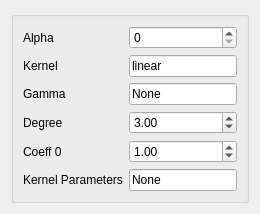
<?xml version="1.0" encoding="UTF-8"?>
<ui version="4.0">
 <class>Form</class>
 <widget class="QWidget" name="Form">
  <property name="sizePolicy">
   <sizepolicy hsizetype="Ignored" vsizetype="Ignored">
    <horstretch>0</horstretch>
    <verstretch>0</verstretch>
   </sizepolicy>
  </property>
  <property name="windowTitle">
   <string>Form</string>
  </property>
  <layout class="QVBoxLayout" name="verticalLayout">
   <item>
    <widget class="QGroupBox" name="formGroupBox">
     <layout class="QFormLayout" name="formLayout">
      <property name="fieldGrowthPolicy">
       <enum>QFormLayout::AllNonFixedFieldsGrow</enum>
      </property>
      <item row="0" column="0">
       <widget class="QLabel" name="alphaLabel">
        <property name="text">
         <string>Alpha</string>
        </property>
       </widget>
      </item>
      <item row="0" column="1">
       <widget class="QSpinBox" name="alphaSpinBox"/>
      </item>
      <item row="1" column="0">
       <widget class="QLabel" name="kernelLabel">
        <property name="text">
         <string>Kernel</string>
        </property>
       </widget>
      </item>
      <item row="1" column="1">
       <widget class="QLineEdit" name="kernelLineEdit">
        <property name="text">
         <string>linear</string>
        </property>
       </widget>
      </item>
      <item row="2" column="0">
       <widget class="QLabel" name="gammaLabel">
        <property name="text">
         <string>Gamma</string>
        </property>
       </widget>
      </item>
      <item row="2" column="1">
       <widget class="QLineEdit" name="gammaLineEdit">
        <property name="text">
         <string>None</string>
        </property>
       </widget>
      </item>
      <item row="3" column="0">
       <widget class="QLabel" name="degreeLabel">
        <property name="text">
         <string>Degree</string>
        </property>
       </widget>
      </item>
      <item row="3" column="1">
       <widget class="QDoubleSpinBox" name="degreeDoubleSpinBox">
        <property name="maximum">
         <double>9999999.000000000000000</double>
        </property>
        <property name="value">
         <double>3.000000000000000</double>
        </property>
       </widget>
      </item>
      <item row="4" column="0">
       <widget class="QLabel" name="coeff0Label">
        <property name="text">
         <string>Coeff 0</string>
        </property>
       </widget>
      </item>
      <item row="4" column="1">
       <widget class="QDoubleSpinBox" name="coeff0DoubleSpinBox">
        <property name="maximum">
         <double>9999999.000000000000000</double>
        </property>
        <property name="value">
         <double>1.000000000000000</double>
        </property>
       </widget>
      </item>
      <item row="5" column="0">
       <widget class="QLabel" name="kernelParametersLabel">
        <property name="text">
         <string>Kernel Parameters</string>
        </property>
       </widget>
      </item>
      <item row="5" column="1">
       <widget class="QLineEdit" name="kernelParametersLineEdit">
        <property name="text">
         <string>None</string>
        </property>
       </widget>
      </item>
     </layout>
    </widget>
   </item>
  </layout>
 </widget>
 <resources/>
 <connections/>
</ui>
